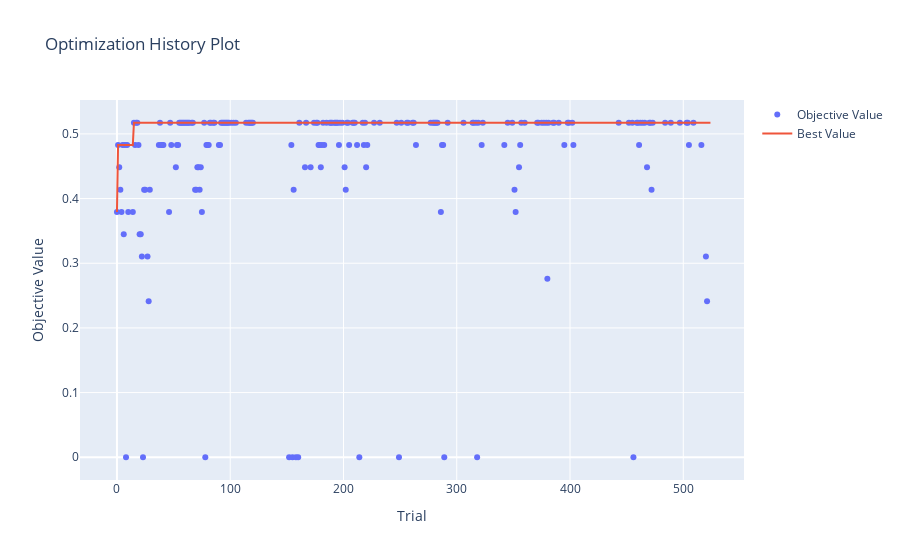

Notebook code for this chart:
### Code cell
plot_optimization_history(study_xgb)

### Figure 1 — Plotly figure (JSON) as saved in the notebook; plotly's stock layout.template omitted (floating-point values rounded to 4 significant figures; data arrays with more than 128 entries replaced by an {"elided": "..."} marker saying what was removed)
{"data": [{"mode": "markers", "name": "Objective Value", "type": "scatter", "x": {"elided": "207 int values"}, "y": {"elided": "207 float values"}}, {"mode": "lines", "name": "Best Value", "type": "scatter", "x": {"elided": "525 int values"}, "y": {"elided": "525 float values"}}, {"marker": {"color": "#cccccc"}, "mode": "markers", "name": "Infeasible Trial", "showlegend": false, "type": "scatter", "x": [], "y": []}], "layout": {"title": {"text": "Optimization History Plot"}, "xaxis": {"title": {"text": "Trial"}}, "yaxis": {"title": {"text": "Objective Value"}}}}
